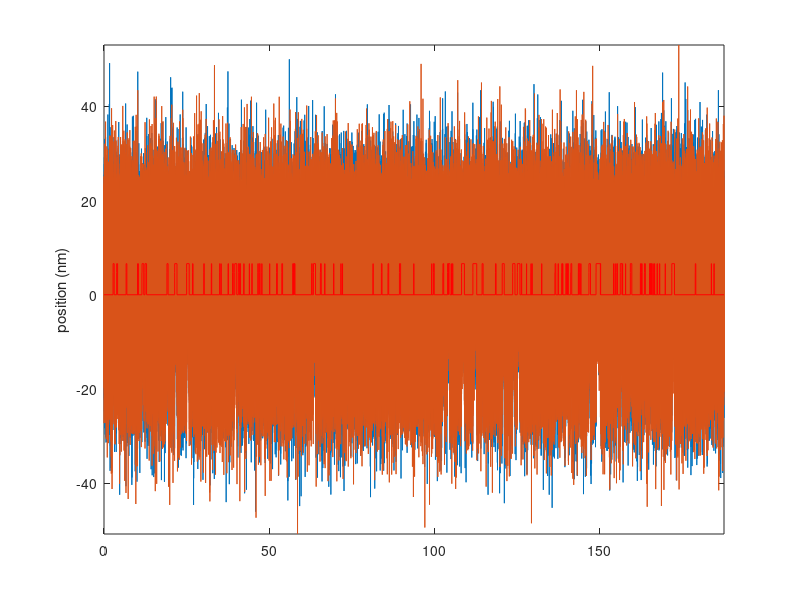

Write MATLAB code to recreate this figure. (Note: this script raises an error after producing the figure.)
% This code generates simulated single molecule data, using a Markov Chain Model. The data
% generated by this program can be analyzed using our ensemble averaging program, SPASM. A
% tutorial can be found in the user guide. Both the program and the user guide can be found at:
% https://github.com/GreenbergLab/SPASM.


%Trial 1 - Swathi
% This code calculates the covariance of the simulated data, and the Signal Processing
% Toolbox is used to filter the covariance. If this toolbox is not installed, this step
% will be skipped.
%
% This code should be compatible with MATLAB versions R2016a through at least R2019a.

%% General parameters
numEvents = 100; % The number of myosin binding events to simulate.
fs = 2000; % The sampling frequency in Hz.
plotTF = true; % Whether to plot the results. Enter true or false.
saveTF = true; % Whether to save the results to a text file. Enter true or false.
% If you save the results to a text file, the data can be analyzed using the analysis
% program. See Appendix C of the user guide for more details.

%% States, rates, noise
% Matrix of transition rates between mechanical states. This assumes that the myosin transitions
% between states a (detached), b (first substep), and c (second substep). The values in the
% transition matrix give the rates of transitioning between states. For any given rate, the
% column gives the starting state and the row gives the ending state. For example, the value in
% column 3, row 1 gives the rate of transitioning from the third state (c, second substep) to the
% first state (a, detached).
trans = [
    % a    b    c
      0    0    4  ; % a - detached state
      0.5  0    0  ; % b - first substep
      0    70   0  ];% c - second substep

step_sizes = [0, 4.7, 6.6]; % Displacement of each state [a,b,c] relative to the first state.
step_size_var = [0, 0, 0]; % Variability in the displacements of each state [a,b,c].
high_freq_noise_state = [25, 15, 15]; % Amplitude of high frequency noise during each state [a,b,c].
low_freq_noise_A = 0.5; % Amplitude of low frequency noise.
low_freq_noise_f = 0.01; % Frequency of low frequency noise.

%% Coupling
% The position of bead A at time t is partially determined by two random numbers, Ar and Cr.
% The position of bead B at time t is partially determined by two random numbers, Br and Cr.
% The contribution of each random number simulates the coupling between the beads.
% For example, if A is determined completely by Ar and B is determined completely by Br, then the
% two beads will have uncorrelated motion.
% On the other hand, if A and B are both determined completely by Cr, then the two beads will
% have equivalent motion.

% These four functions determine the coupling between the beads. AArBound, for example,
% determines how much of bead A's position during a bound state is determined by Ar, such that
% 100*(1-AArBound)% of bead A's position during a bound state is determined by Cr.
% Each function should return a number between 0 and 1.

AArBound = @() 1;      % Proportion of A's position determined by Ar when bound.
BBrBound = @() 1;      % Proportion of B's position determined by Br when bound.
AArUnbound = @() rand; % Proportion of A's position determined by Ar when unbound.
BBrUnbound = @() rand; % Proportion of B's position determined by Br when unbound.

% rand returns a random number between 0 and 1.
% When AArBound = @() 1, then the beads will have uncorrelated motion.
% When AArUnbound = @() rand, then values of AArUnbound will vary uniformly between 0 and 1.
% You can change these functions however you would like, as long as they return a number
% between 0 and 1.
% Note that in the paper, these four variables are collectively referred to as f.

%% Covariance
% These are the filter window sizes used to calculate the covariance. Calculating and plotting
% the covariance allows you to judge whether the simulated data is suitable for event detection
% based on the covariance. These values do not affect how the simulated data is generated.
covwindow = 175; % Moving average filter window, for calculating the covariance.
covsmooth = 73; % 2nd order Savitzky-Golay filter, for smoothing the covariance.
% In the paper, these are referred to as w_c and w_s, respectively.

%% The below code generates the simulated data. The user does not need to change any of the below parameters.
numStates = size(trans,2); % The number of states.
states_trans = zeros(numStates*numEvents+1, 1); % The state before each transition.
time_trans = zeros(numStates*numEvents+1, 1); % The time at which each transition occurs.

% Convert matrix of rates to the Q matrix of the Markov Chain model.
Q = trans';
Q(1:numStates+1:end) = -sum(trans);

states_trans(1) = 1; % Set the state before the first transition (detached).
time_trans(1) = -log(rand)/(-Q(1,1)); % Determine the time of the first transition.

% This section generates a list of states and corresponding jump times.
for k = 1:numStates*numEvents
    i = states_trans(k); % The state before transition k.
    p = Q(i,:);
    p(i) = 0;
    p = p/sum(p); % The probabilities of attaining each state when starting from state i.

    j = find(rand < cumsum(p), 1); % The state after transition k.
    states_trans(k+1) = j;
    s = -log(rand)/(-Q(j,j)); % The time between transition k and transition k+1.
    time_trans(k+1) = time_trans(k)+s; % The time of transition k+1.
end

% This section converts the list of states to a list of displacements.
steps_trans = zeros(size(states_trans));
for s = 1:numStates
    steps_trans(states_trans==s) = step_sizes(s) - 0.5*step_size_var(s)*randn(1, sum(states_trans==s));
end

% This section interpolates values given the finite sampling rate.
time = (0:1/fs:time_trans(end))'; % Time, determined by the sampling rate.
states = interp1([0; time_trans], [states_trans; 0], time, 'previous'); % The state at each time point.
steps = interp1([0; time_trans], [steps_trans; 0], time, 'previous'); % The step at each time point.

% This section adds high frequency noise and generates coupling between the beads.
A = zeros(size(time));
B = zeros(size(time));
for s = 1:numStates
    n = sum(states==s); % The number of time points occupied by state s.
    aa = zeros(n, 1);
    bb = zeros(n, 1);
    if s > 1 % Myosin is bound.
        for i = 1:n
            aa(i) = AArBound();
            bb(i) = BBrBound();
        end
    else % Myosin is not bound.
        for i = 1:n
            aa(i) = AArUnbound();
            bb(i) = BBrUnbound();
        end
    end
    Ar = randn(n, 1); % Randomness in the high frequency noise of bead A.
    Br = randn(n, 1); % Randomness in the high frequency noise of bead B.
    Cr = randn(n, 1); % Randomness in the high frequency noise shared between beads A and B.
    A(states==s) = steps(states==s) - 0.5*high_freq_noise_state(s)*(aa.*Ar + (1-aa).*Cr);
    B(states==s) = steps(states==s) - 0.5*high_freq_noise_state(s)*((1-bb).*Cr + bb.*Br);
end

% This section adds low frequency noise and packages the output.
sim.A = A - 0.5*low_freq_noise_A*sin(2*pi*low_freq_noise_f*time);
sim.B = B - 0.5*low_freq_noise_A*sin(2*pi*low_freq_noise_f*time);
sim.time = time;
sim.fs = fs;
sim.key = steps;

% This section calculates the covariance.
A_filt = movmean(A, covwindow); % Filter with moving average.
B_filt = movmean(B, covwindow);
AB_filt = movmean(A.*B, covwindow);
sim.cov = AB_filt - A_filt.*B_filt; % Calculate the covariance.
try
    % Smoothing with a 2nd order Savitzky-Golay filter requires the Signal Processing Toolbox.
    sim.cov = sgolayfilt(sim.cov, 2, covsmooth);
catch
end

% This section generates plots.
if plotTF
    fig.beads_and_cov = figure('Visible', 'off');
    a1 = axes(fig.beads_and_cov, 'NextPlot', 'add');
    plot(a1, sim.time, sim.A);
    plot(a1, sim.time, sim.B);
    stairs(a1, [0; time_trans], [steps_trans; 0], 'r');
    ylabel(a1, 'position (nm)');
    axis(a1, 'tight');
    box(a1, 'on');
    a1.XTickLabel = [];
    
    hgt = a1.Position(4);
    a1.Position([2 4]) = [a1.Position(2) + 0.3*hgt, 0.7*hgt];
    a2 = axes(fig.beads_and_cov);
    a2.Position(4) = 0.28*hgt;
    plot(a2, sim.time, sim.cov);
    xlabel(a2, 'time (s)');
    ylabel(a2, 'covariance');
    axis(a2, 'tight');
    a1.XTick = a2.XTick;
    linkaxes([a1, a2], 'x');
    
    fig.hist = figure('Visible', 'off');
    a3 = axes(fig.hist);
    histogram(a3, sim.cov);
    xlabel(a3, 'covariance');
    ylabel(a3, 'bin count');
    
    fn = fieldnames(fig);
    for i = 1:numel(fn)
        fig.(fn{i}).Visible = 'on';
    end
end

% This section saves the data to a text file with a format that is compatible with the program.
if saveTF
    header{1} = {'Sample Rate', 'K1', 'K3', 'CAL1', 'CAL3'};
    header{2} = split(num2str([fs 1 1 1 1])); % Default K and CAL values are all 1.
    data = table;
    data.Trap1X = sim.A;
    data.Trap2X = sim.B;
    data.Key = sim.key;
    colNames = data.Properties.VariableNames;
    [name, path] = uiputfile('*.txt');
    if name == 0
        return
    end
    [path, name] = fileparts([path name]);
    name = [name '.txt'];
    
    fileID = fopen(fullfile(path, name), 'w');
    if fileID ~= -1
        prepHeader = [header{1}(:)'; header{2}(:)'];
        fprintf(fileID, '%s\t%s\n', prepHeader{:});
        printCols = @(C) fprintf(fileID, '%s\t', C);
        cellfun(printCols, colNames(1:end-1));
        fprintf(fileID, '%s', colNames{end});
        fprintf(fileID, '\n');
        format = '%f\t%f\t%f\n';
        fprintf(fileID, format, table2array(data)');
        fclose(fileID);
    end
end